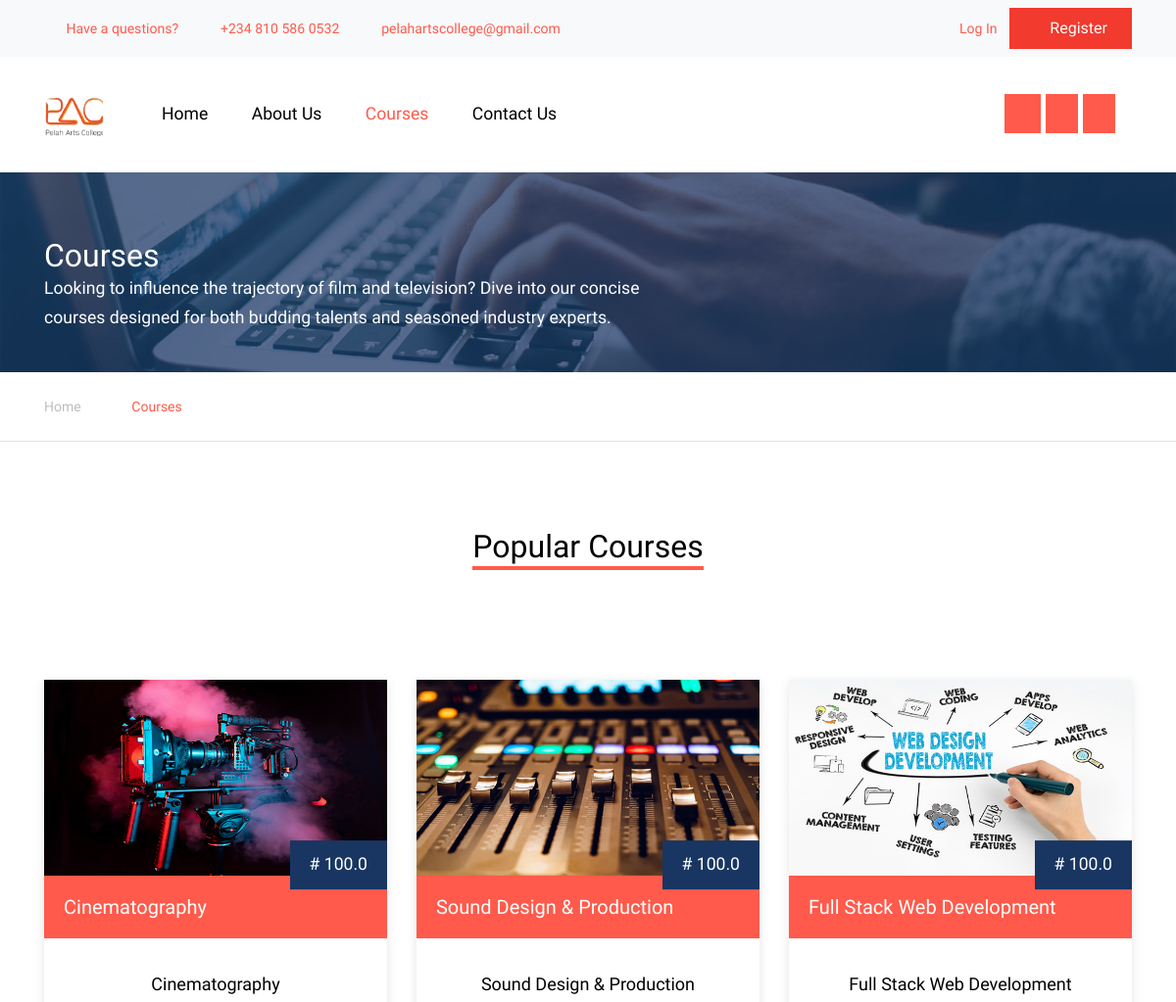
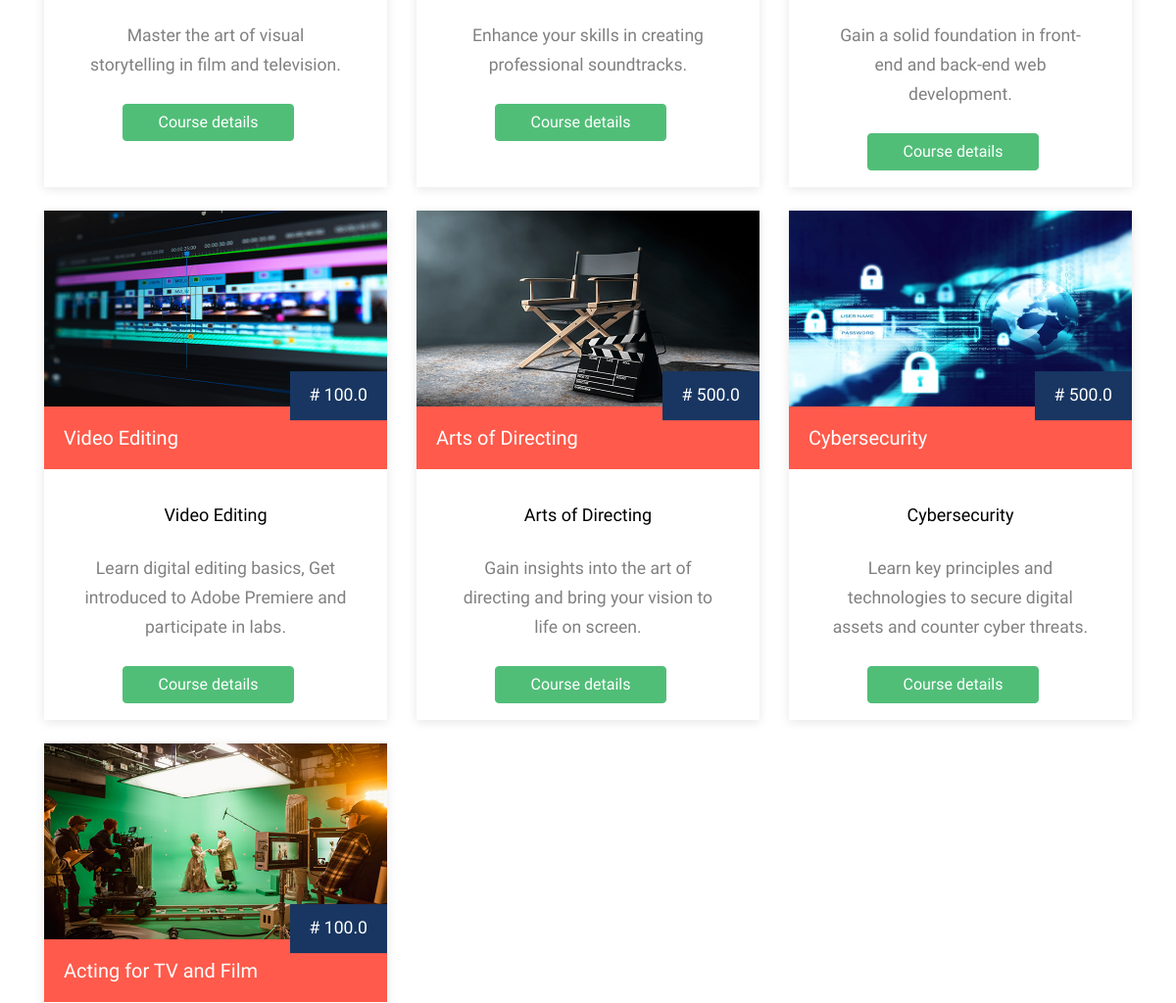
The app's page /courses (upper part), older data (2 pictures, top to bottom).
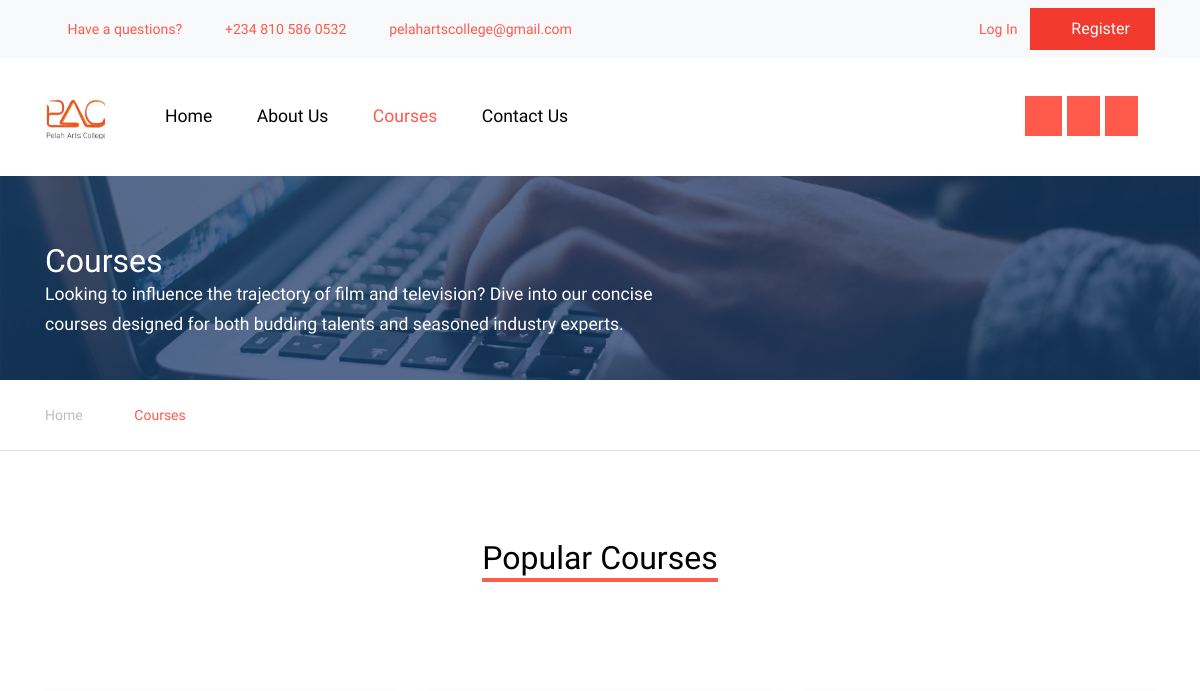
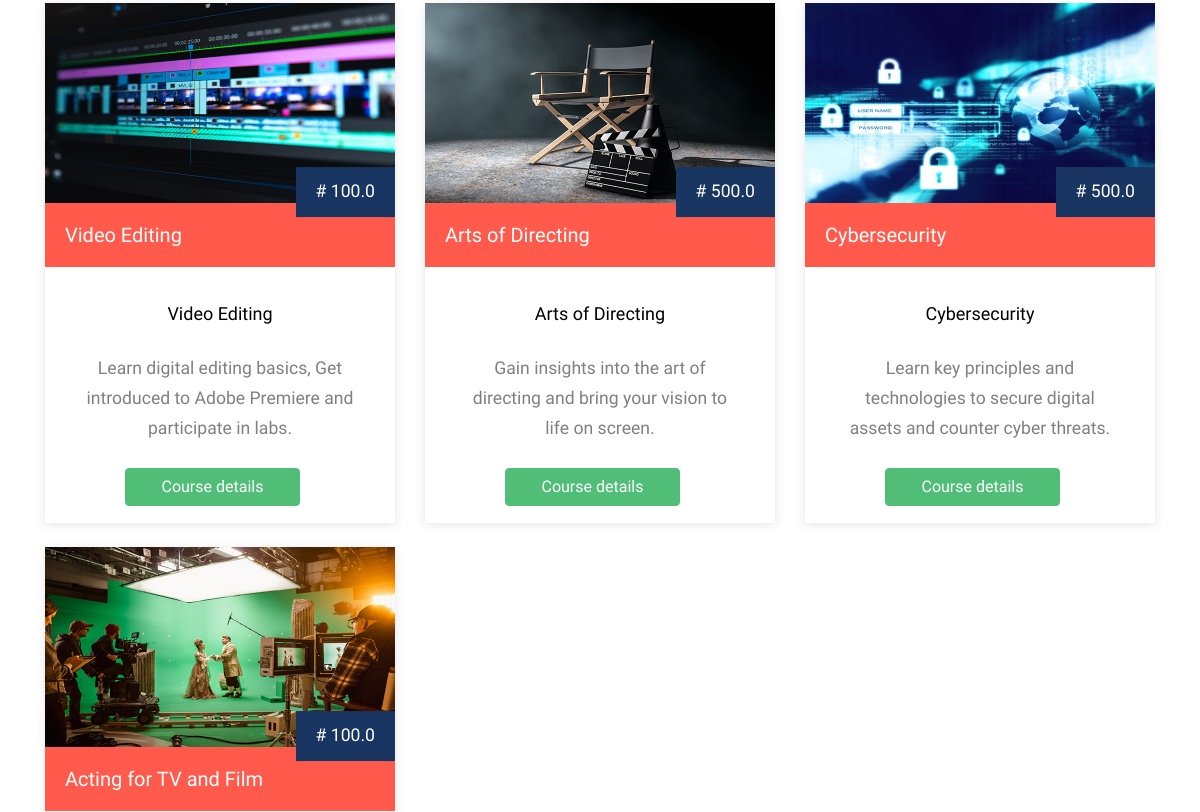
The same page, newer data (2 pictures, top to bottom).
### model.py (models this page shows, shortened)
class Course(db.Model):
    id = db.Column(db.Integer, primary_key=True)
    title = db.Column(db.String(150))
    description = db.Column(db.String(500))
    price = db.Column(db.Float)
    student_id = db.Column(db.Integer, db.ForeignKey('student.id'))
    instructor_id = db.Column(db.Integer, db.ForeignKey('instructor.id'))
    image = db.Column(db.String(150), nullable=False)
    category = db.Column(db.String(100), nullable=False)
    duration = db.Column(db.String(30))
    instructor = db.relationship('Instructor', back_populates='courses')
    payments = db.relationship('Payment', back_populates='course')
    materials = db.relationship('CourseMaterial', back_populates='course', cascade='all, delete-orphan')

### main.py (the view)
@app.route('/courses')
def courses():
    all_courses = Course.query.all()
    return render_template('courses.html', courses=all_courses)

### main.py (called while the page is built)
@app.context_processor
def inject_cart_count():
    cart_count = 0
    if current_user.is_authenticated:
        cart_count = Cart.query.filter_by(user_id=current_user.id).count()
    return dict(cart_count=cart_count)

@app.before_request
def before_request():
    if current_user.is_authenticated:
        g.cart_count = Cart.query.filter_by(user_id=current_user.id).count()
        g.cart_items = Cart.query.filter_by(user_id=current_user.id).all()
    else:
        g.cart_count = 0
        g.cart_items = []

### templates/courses.html (shortened to what this page needs)
<!DOCTYPE html>
<html lang="en">
  <head>
    <link rel="stylesheet" href="{{ url_for('static', filename='css/bootstrap.min.css') }}">
    <link rel="stylesheet" href="{{ url_for('static', filename='css/jquery-ui.css') }}">
    <link rel="stylesheet" href="{{ url_for('static', filename='css/owl.carousel.min.css') }}">
    <link rel="stylesheet" href="{{ url_for('static', filename='css/owl.theme.default.min.css') }}">
    <link rel="stylesheet" href="{{ url_for('static', filename='css/jquery.fancybox.min.css') }}">
    <link rel="stylesheet" href="{{ url_for('static', filename='css/bootstrap-datepicker.css') }}">
    <link rel="stylesheet" href="{{ url_for('static', filename='fonts/flaticon/font/flaticon.css') }}">
    <link rel="stylesheet" href="{{ url_for('static', filename='css/jquery.mb.YTPlayer.min.css') }}" media="all" type="text/css">
    <link rel="stylesheet" href="{{ url_for('static', filename='css/style.css') }}">
    <link rel="stylesheet" href="{{ url_for('static', filename='fonts/icomoon/style.css') }}">
  </head>
  <body data-spy="scroll" data-target=".site-navbar-target" data-offset="300">
    <div class="site-wrap">
      <div class="py-2 bg-light">
        <div class="container">
          <div class="row align-items-center">
            <div class="col-lg-8 d-none d-lg-block">
              <a href="contact.html" class="small mr-3"
                ><span class="icon-question-circle-o mr-2"></span> Have a
                questions?</a
              >
              <a href="#" class="small mr-3"
                ><span class="icon-phone2 mr-2"></span> +234 810 586 0532</a
              >
              <a href="#" class="small mr-3"
                ><span class="icon-envelope-o mr-2"></span>
                pelahartscollege@gmail.com</a
              >
            </div>
            <div class="col-lg-4 text-right">
              <div class="row">
                  <div class="col">
                      {% if current_user.is_authenticated %}
                          <div class="user-info">
                              <h2 class="small mr-2" style="font-size: 20px; display: inline;">Welcome, {{ current_user.username }}!</h2>
                              {% if current_user.student_profile and current_user.student_profile.profile_image %}
                                  <img src="{{ url_for('static', filename='uploads/' + current_user.student_profile.profile_image) }}" alt="Profile Image" class="img-fluid" style="width: 60px; border-radius: 50%; margin-left: 10px; height: 60px;">
                              {% endif %}
                          </div>
                          <a href="{{ url_for('auth.logout') }}" class="small mr-2">Logout</a>
                      {% else %}
                          <a href="{{ url_for('auth.login') }}" class="small mr-2"><span class="icon-unlock-alt"></span> Log In</a>
                          <a href="{{ url_for('auth.register') }}" class="small btn btn-danger px-4 py-2 rounded-0"><span class="icon-users"></span> Register</a>
                      {% endif %}
                  </div>
              </div>
            </div>
          </div>
        </div>
      </div>
      <header class="site-navbar py-4 js-sticky-header site-navbar-target" role="banner">
        <div class="container">
          <div class="d-flex align-items-center">
            <div class="site-logo">
              <a href="{{ url_for('home') }}" class="d-block">
                <img style="width: 60px" src="{{ url_for('static', filename='images/WhatsApp_Image_2024-03-08_at_08.55.48_e7c7c63c.png') }}" alt="Image" class="img-fluid" />
              </a>
            </div>
            <div class="mr-auto">
              <nav class="site-navigation position-relative text-right" role="navigation">
                <ul class="site-menu main-menu js-clone-nav mr-auto d-none d-lg-block">
                  <li><a href="{{ url_for('home') }}" class="nav-link text-left">Home</a></li>
                  <li >
                    <a href="{{ url_for('about') }}" class="nav-link text-left">About Us</a>
                  </li>
                  <li class="active"><a href="{{ url_for('courses') }}" class="nav-link text-left">Courses</a></li>
                  <li><a href="{{ url_for('contact') }}" class="nav-link text-left">Contact Us</a></li>
                  <div style="display: inline; margin-left: 27rem;">
                    <a href="https://web.facebook.com/profile.php?id=61558722697407"><span style="background-color: #ff5a4b; color: #fff; padding: 10px 12px 10px 12px ; " class="icon-facebook"></span></a>
                    <a href="https://twitter.com/ArtsPelah9167"><span style="background-color: #ff5a4b; color: #fff; padding: 10px;" class="icon-twitter"></span></a>
                    <a href="#"><span style="background-color: #ff5a4b; color: #fff; padding: 10px;" class="icon-linkedin"></span></a>
                  </div>
                </ul>
              </nav>
            </div>
          </div>
        </div>
      </header>
      <div
        class="site-section ftco-subscribe-1 site-blocks-cover pb-4"
        style="background-image: url('{{ url_for('static', filename='images/bg_1.jpg') }}')"
      >
        <div class="container">
          <div class="row align-items-end">
            <div class="col-lg-7">
              <h2 class="mb-0">Courses</h2>
              <p>
                Looking to influence the trajectory of film and television? Dive
                into our concise courses designed for both budding talents and
                seasoned industry experts.
              </p>
            </div>
          </div>
        </div>
      </div>
      <div class="custom-breadcrumns border-bottom">
        <div class="container">
          <a href="{{url_for('home')}}">Home</a>
          <span class="mx-3 icon-keyboard_arrow_right"></span>
          <span class="current">Courses</span>
        </div>
      </div>
      <div class="site-section">
        {% block content %}
        <div class="container">
          <div class="row mb-5 justify-content-center text-center">
            <div class="col-lg-6 mb-5">
              <h2 class="section-title-underline mb-3">
                <span>Popular Courses</span>
              </h2>
            </div>
          </div>
          <div class="row">
            {% for course in courses %}
            <div class="col-lg-4 col-md-6 mb-4">
              <div class="course-1-item" style="height: ;">
                <figure class="thumnail">
                  <a href="{{ url_for('course', course_id=course.id) }}"
                    ><img
                      class="img-fluid"
                      src="{{ url_for('static', filename='images/' + course.image) }}"
                      alt=""
                  /></a>
                  <div class="price"># {{ course.price }}</div>
                  <div class="category">
                    <h3>
                      <a href="{{ url_for('course', course_id=course.id) }}" style="color: #fff;"
                        >{{ course.title }}</a
                      >
                    </h3>
                  </div>
                </figure>
                <div class="course-1-content pb-4">
                  <h2>{{ course.title }}</h2>
                  <p class="card-text">{{ course.description }}</p>
                </div>
                <a href="{{ url_for('course', course_id=course.id) }}" class="btn btn-primary" style="width: 50%; margin-left: 5rem;">Course details</a>
              </div>
            </div>
            {% endfor %}
          </div>
        </div>
        {% endblock %}
      </div>
    </div>
  </body>
</html>

### static/css/style.css (style rules this page uses)
body { line-height: 1.7; color: gray; font-weight: 300; font-size: 1.1rem; }
a { -webkit-transition: 0.3s all ease; -o-transition: 0.3s all ease; transition: 0.3s all ease; color: #ff5a4b; }
h1, h2, h3, h4, h5, .h1, .h2, .h3, .h4, .h5 { font-family: "Muli", -apple-system, BlinkMacSystemFont, "Segoe UI", Roboto, "Helvetica Neue", Arial, sans-serif, "Apple Color Emoji", "Segoe UI Emoji", "Segoe UI Symbol", "Noto Color Emoji"; }
.site-wrap:before { display: none; -webkit-transition: 0.3s all ease-in-out; -o-transition: 0.3s all ease-in-out; transition: 0.3s all ease-in-out; background: rgba(0, 0, 0, 0.6); content: ""; position: absolute; z-index: 2000; top: 0; left: 0; right: 0; bottom: 0; opacity: 0; visibility: hidden; }
.site-section { padding: 2.5em 0; }
@media (min-width: 768px) { .site-section { padding: 5em 0; } }
.site-logo { position: relative; font-weight: 900; font-size: 1.3rem; }
.site-logo a { color: #000; }
.site-navbar { margin-bottom: 0px; z-index: 1999; position: absolute; width: 100%; }
.site-navbar .site-navigation .site-menu { margin-bottom: 0; }
.site-navbar .site-navigation .site-menu .active > a { color: #ff5a4b; display: inline-block; padding: 5px 20px; }
.site-navbar .site-navigation .site-menu a { text-decoration: none !important; display: inline-block; }
.site-navbar .site-navigation .site-menu > li { display: inline-block; }
.site-navbar .site-navigation .site-menu > li > a { padding: 20px 20px; color: #000; display: inline-block; text-decoration: none !important; }
.site-mobile-menu .site-nav-wrap { padding: 0; margin: 0; list-style: none; position: relative; }
.site-mobile-menu .site-nav-wrap a { padding: 10px 20px; display: block; position: relative; color: #212529; }
.site-mobile-menu .site-nav-wrap li { position: relative; display: block; }
.site-mobile-menu .site-nav-wrap > li { display: block; position: relative; float: left; width: 100%; }
.site-mobile-menu .site-nav-wrap > li > a { padding-left: 20px; font-size: 20px; }
.sticky-wrapper + .site-blocks-cover { margin-top: 96px; }
.sticky-wrapper .site-navbar { -webkit-transition: 0.3s all ease; -o-transition: 0.3s all ease; transition: 0.3s all ease; background: #fff; }
.sticky-wrapper .site-navbar .site-logo a { color: #000; }
.sticky-wrapper .site-navbar .site-menu > li { display: inline-block; }
.custom-breadcrumns { padding: 20px 0; }
.custom-breadcrumns span, .custom-breadcrumns a { font-size: 14px; }
.custom-breadcrumns a { display: inline-block; color: #bdbdbd; }
.custom-breadcrumns .current { color: #ff5a4b; }
.section-title-underline { color: #000; }
.section-title-underline span { display: inline-block; border-bottom: 4px solid #ff5a4b; }
.course-1-item { -webkit-box-shadow: 0 2px 10px 0 rgba(0, 0, 0, 0.1); box-shadow: 0 2px 10px 0 rgba(0, 0, 0, 0.1); height: 520px; }
.course-1-item figure { position: relative; }
.course-1-item .img-fluid { height: 200px; width: 100%; }
.course-1-item .category { background: #ff5a4b; padding: 20px; }
.course-1-item .category h3 { color: #fff; font-size: 20px; margin-bottom: 0; }
.course-1-item .price { position: absolute; bottom: 0; right: 0; -webkit-transform: translatey(-100%); -ms-transform: translatey(-100%); transform: translatey(-100%); padding: 10px 20px; background: #183661; color: #fff; }
.course-1-item .course-1-content { padding: 20px 40px; text-align: center; }
.course-1-item .course-1-content h2 { margin: 0 0 30px 0; font-size: 18px; color: #000; }
.ftco-subscribe-1 { background-size: cover; background-position: center center; background-repeat: no-repeat; position: relative; }
.ftco-subscribe-1:before { position: absolute; content: ""; background: #183661; opacity: 0.7; z-index: 1; top: 0; left: 0; right: 0; bottom: 0; }
.ftco-subscribe-1 > .container { position: relative; z-index: 2; }
.ftco-subscribe-1 > .container h2, .ftco-subscribe-1 > .container p { color: #fff; }

Row changes from the older to the newer data that the page shows:
removed Course: image (picture), price "100.0", title "Cinematography", description "Master the art of visual storytelling in film and television."
removed Course: image (picture), price "100.0", title "Sound Design & Production", description "Enhance your skills in creating professional soundtracks."
removed Course: image (picture), price "100.0", title "Full Stack Web Development", description "Gain a solid foundation in front-end and back-end web development."
